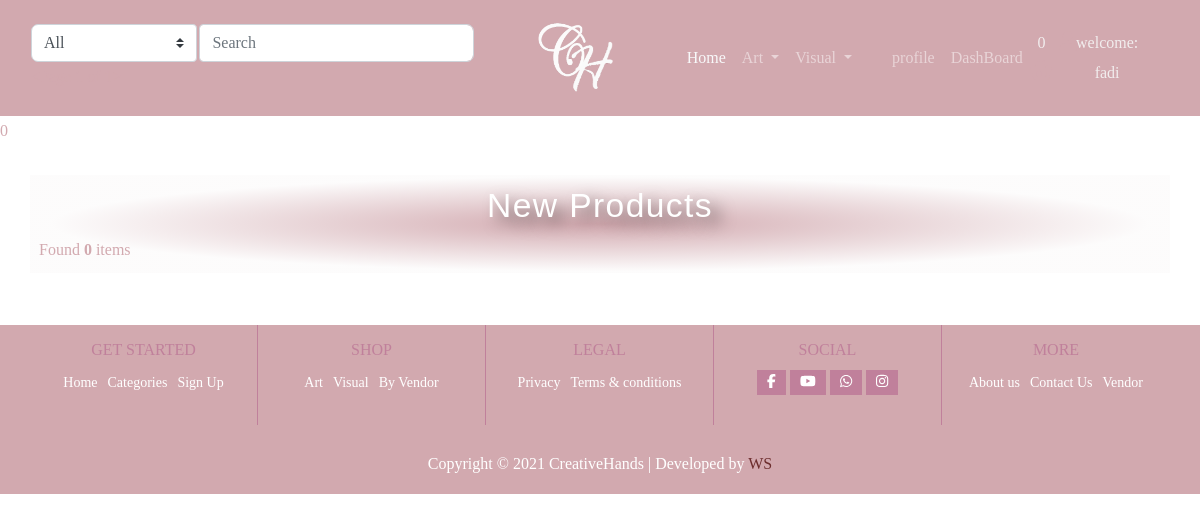
/product (signed in), run on an earlier commit of the app's database.
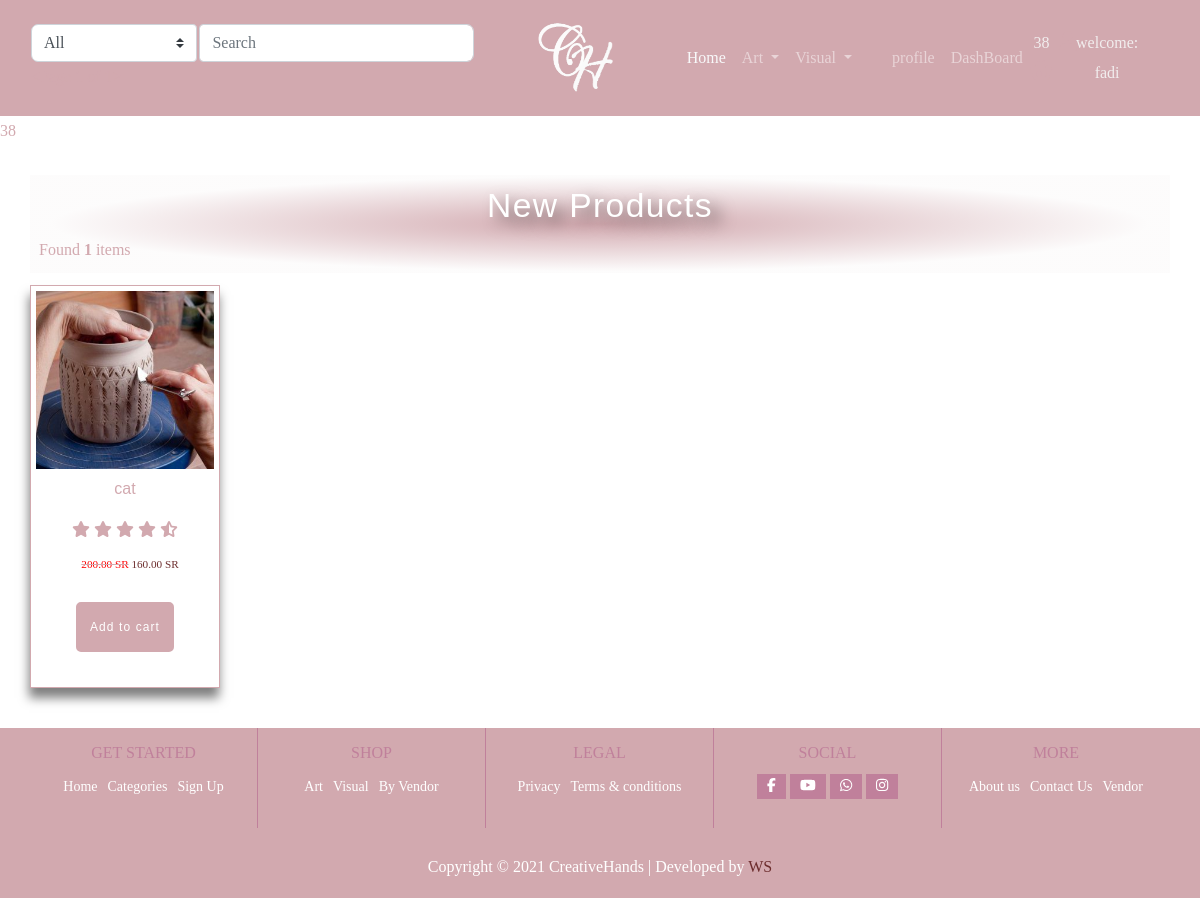
And on a later commit of the database.
### product/models.py (models this page shows, shortened)
class Product(models.Model):
    user = models.ForeignKey(User, null=True, on_delete=models.SET_NULL)
    PRDName = models.CharField(max_length=75)
    PRDVandor_Name = models.CharField(max_length=75)
    PRDCategory = models.ForeignKey('Category', on_delete=models.CASCADE, blank=True, null=True)
    PRDIMG = models.ImageField(upload_to='', blank=True, null=True)
    PRDDec = models.TextField(max_length=500)
    PRDBrand = models.ForeignKey('settings.Brand', on_delete=models.CASCADE, blank=True, null=True)
    PRDPrice = models.DecimalField(max_digits=5, decimal_places=2)
    PRDCost = models.DecimalField(max_digits=5, decimal_places=2)
    PRDDisc = models.DecimalField(max_digits=5, decimal_places=2)
    PRDSlug = models.SlugField(blank=True, null=True, allow_unicode=True)
    PRDCreated = models.DateTimeField()
    PRDISNew = models.BooleanField(default=False)
    PRDISbest = models.BooleanField(default=False)
    stock = models.IntegerField(default=0)
    tax = models.DecimalField(max_digits=3, decimal_places=2, default=0.15)
    on_sale = models.BooleanField(default=False)
    sale_date = models.BooleanField(default=True)
    on_sale_start = models.DateField(null=True, blank=True)
    on_sale_ends = models.DateField(null=True, blank=True)
    approved = models.BooleanField(default=False)
    featured = models.BooleanField(default=False)
    limited_products = models.BooleanField(default=False)
    added_date = models.DateTimeField(auto_now_add=True, null=True)
    update_date = models.DateTimeField(auto_now_add=True, null=True)
    weight = models.IntegerField(default=0, null=True)
    length = models.DecimalField(decimal_places=2, default=0, max_digits=100)
    height = models.DecimalField(decimal_places=2, default=0, max_digits=100)
    width = models.DecimalField(decimal_places=2, default=0, max_digits=100)
    def __str__(self):
        return self.PRDName
    def get_absolute_url(self):
        return reverse('products:pro_detail', kwargs={"slug": self.PRDSlug})

### product/views.py (the view)
# urls.py: path('product', views.All_products, name='all_pro'),                     # all products
def All_products(request):
    product_list = Product.objects.all().order_by('id')
    product_count = product_list.count()
    d = Category.objects.all()
    paginator = Paginator(product_list, 1)  # product_list == how many products  display on one page
    page_number = request.GET.get('page')  # get number data
    product_list = paginator.get_page(page_number)
    context = {
        'product_list': product_list,
        'd': d,
        'product_count': product_count,
    }
    return render(request, 'product/all_products.html', context)

### cart/context_processos.py (called while the page is built)
def counter(request):
    cart_count = 0  # var coz counter number on  cart
    if 'admin' in request.path:  # request path if admin can you though data to return see anything
        return {}
    else:
        try:
            cart = Cart.objects.filter(cart_id=_cart_id(request))
            if request.user.is_authenticated:
                cart_items = CartItems.objects.all().filter(user=request.user)
            else:
                cart_items = CartItems.objects.all().filter(cart=cart[:1])
            for cart_item in cart_items:
                cart_count += cart_item.quantity
        except Cart.DoesNotExist:
            cart_count = 0
    return dict(cart_count=cart_count)

### cart/models.py (called while the page is built)
    def __str__(self):
        return str(self.product)

### cart/views.py (called while the page is built)
def _cart_id(request):  # creat session id to cart
    cart = request.session.session_key
    if not cart:
        request.session.create()  # create new session
    return cart

### product/context_processors.py (called while the page is built)
def menu_links(request):
    links = Category.objects.all()
    return dict(links=links)

### product/models.py (called while the page is built)
    def get_url(self):
        return reverse('products:category_slug', args={self.slug})

    def __str__(self):
        return self.CATName

### product/templates/product/all_products.html (shortened to what this page needs)
{% extends 'product/base.html' %}
{% load static %}
{% block body%}
<link rel="stylesheet" href="{% static 'css/woocommerce.min.css' %} ">
{{quantity}}
<section class="new-product-section">
    <div class="container">
        <div class="row">
            <div class="heading-title">
                <h2>New Products</h2>
                <span class="mr-md-auto">
                    Found <b>  {{ product_count}} </b> items
                    </span>
            </div>
            <div class="new-product">
                <ul class="product-group">
                    {% for product in product_list %}
                        <li>
                            <div class="product-card">
                                <div class="card-img">
                                    <a href="#"><img class="img-fluid" src="{{product.PRDIMG.url }} "
                                            alt="product-title"></a>
                                </div>
                                <div class="card-content text-center">
                                    <a href=" {{product.get_absolute_url}}">
                                        <h2 class="product-title">{{ product}}</h2>
                                    </a>
                                    <div class="rating">
                                        <span><i class="fas fa-star"></i></span>
                                        <span><i class="fas fa-star"></i></span>
                                        <span><i class="fas fa-star"></i></span>
                                        <span><i class="fas fa-star"></i></span>
                                        <span><i class="fas fa-star-half-alt"></i></span>
                                    </div>
                                    <div class="price-group">
                                      {%if product.PRDDisc > 0 %}
                                            <del><span class="del-price-list">{{ product.PRDPrice}}  SR</span></del>
                                            <ins><span class="price-amount amount">{{ product.PRDDisc}} SR</span>
                                      {% else %}
                                            <ins><span class="price-amount amount">{{ product.PRDDisc}} SR</span>
                                            </ins>
                                      {% endif %}
                                    </div>
                                    <div class="cart-btn"><a class="add-to-cart-btn" href="#">Add to cart</a></div>
                                </div>
                            </div>
                       </li>
                    {% endfor %}
                </ul>
            </div>
        </div>
    </div>
</section>
{% endblock  %}

### product/templates/product/base.html (shortened to what the changed rows need)
<!DOCTYPE html>
{% load static %}
<html lang="en">
<head>
    <link rel="stylesheet" href="https://cdn.moyasar.com/mpf/1.2.0/moyasar.css">
    <link rel="stylesheet" href="{% static 'css/woocommerce.min.css' %} ">
    <link rel="stylesheet" href="{% static 'css/animate.min.css' %}">
    <link rel="stylesheet" href="{% static 'css/aos2.3.4.css' %}">
    <link rel="stylesheet" href="{% static 'css/linearicons.css' %}">
    <link rel="stylesheet" href="{% static 'css/elementor-icons.min.css' %}">
    <link rel="stylesheet" href="{% static 'css/fontawesome.css' %}">
    <link rel="stylesheet" href="{% static 'css/owl.theme.default.min.css' %}">
    <link rel="stylesheet" href="{% static 'css/slick.min.css' %}">
    <link rel="stylesheet" href="{% static 'css/owl.carousel.css' %}">
    <link rel="stylesheet" href="{% static 'css/bootstrap.min.css' %} ">
    <link rel="stylesheet" href="{% static 'css/woocommerce.min.css' %} ">
    <link rel="stylesheet" href="{% static 'css/style.css' %} ">
</head>
<nav class="navbar navbar-expand-lg navbar-dark bg-brand pr-5">
    <div class="navbar-nav col-lg-5 col-sm-12 order-lg-2" style="margin: 20px 0">
        <div class="container-fluid p-0 justify-content-center">
            <div class="navbar-nav col-4 col-lg-3 order-lg-2 justify-content-center text-center p-0 cart-info "
                 id="cart-info">
                <a href="{% url 'cart:checkout'%}" class="nav-item " data-toggle="modal" data-target="#cartModal">
                    <span class="price  ">{{cart_count}}</span>
                    <br>
                    <i class="fas fa-shopping-basket" style="font-size: 20px" data-toggle="modal"
                       data-target="#cartModal" value="5">
                    </i>
                </a>
            </div>
        </div>
    </div>
</nav>
{% block body %}
{% endblock %}
</html>

What changed in the data, as far as the page shows it:
added Product: PRDIMG (picture), PRDName "cat", PRDPrice "200.00", PRDDisc "160.00"
Also different on the page:
{{ cart_count }}: "0" → "38"
{{ quantity }}: "0" → "38"
{{ product_count }}: "0" → "1"
